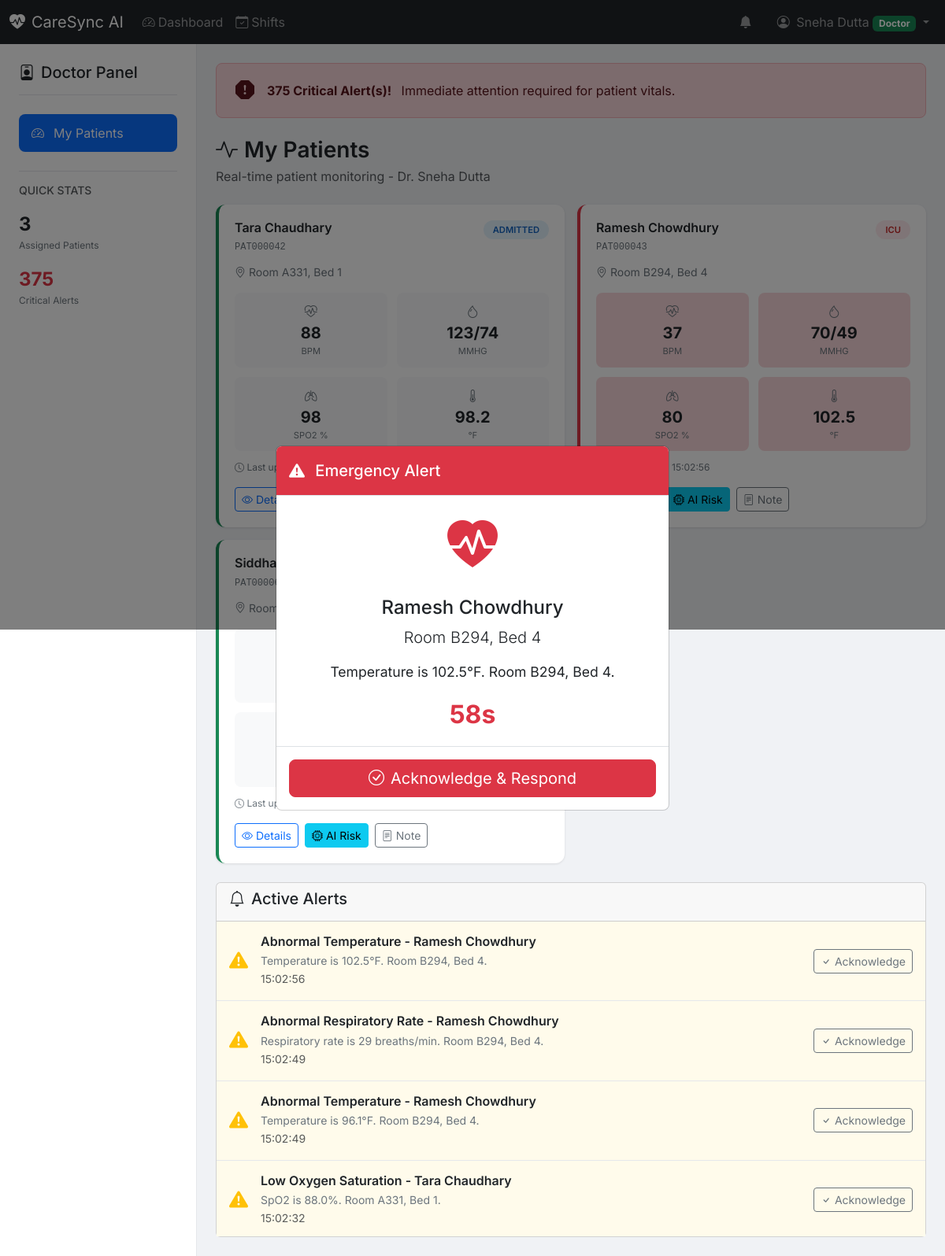
Screenshot of /doctor (signed in) with the database file from the repository.
### models.py (models this page shows, shortened)
class StaffMember(db.Model):
    __tablename__ = 'staff_members'
    id = db.Column(db.Integer, primary_key=True)
    staff_id = db.Column(db.String(50), unique=True, nullable=False)
    password_hash = db.Column(db.String(256), nullable=False)
    first_name = db.Column(db.String(100), nullable=False)
    last_name = db.Column(db.String(100), nullable=False)
    email = db.Column(db.String(120), unique=True, nullable=False)
    phone = db.Column(db.String(20), nullable=True)
    role = db.Column(db.String(20), nullable=False)  # 'admin', 'doctor', 'nurse'
    department = db.Column(db.String(100), nullable=True)
    specialization = db.Column(db.String(100), nullable=True)
    is_on_duty = db.Column(db.Boolean, default=False)
    is_active = db.Column(db.Boolean, default=True)
    created_at = db.Column(db.DateTime, default=datetime.now)
    updated_at = db.Column(db.DateTime, default=datetime.now, onupdate=datetime.now)
    @property
    def full_name(self):
        return f"{self.first_name} {self.last_name}"

class Patient(db.Model):
    __tablename__ = 'patients'
    id = db.Column(db.Integer, primary_key=True)
    patient_id = db.Column(db.String(50), unique=True, nullable=False)
    first_name = db.Column(db.String(100), nullable=False)
    last_name = db.Column(db.String(100), nullable=False)
    date_of_birth = db.Column(db.Date, nullable=False)
    gender = db.Column(db.String(10), nullable=False)
    blood_type = db.Column(db.String(5), nullable=True)
    phone = db.Column(db.String(20), nullable=True)
    email = db.Column(db.String(120), nullable=True)
    address = db.Column(db.Text, nullable=True)
    emergency_contact_name = db.Column(db.String(100), nullable=True)
    emergency_contact_phone = db.Column(db.String(20), nullable=True)
    room_number = db.Column(db.String(20), nullable=True)
    bed_number = db.Column(db.String(10), nullable=True)
    status = db.Column(db.String(20), default='admitted')  # admitted, discharged, emergency, icu
    admission_date = db.Column(db.DateTime, default=datetime.now)
    discharge_date = db.Column(db.DateTime, nullable=True)
    diagnosis = db.Column(db.Text, nullable=True)
    notes = db.Column(db.Text, nullable=True)
    assigned_doctor_id = db.Column(db.Integer, db.ForeignKey('staff_members.id'), nullable=True)
    assigned_nurse_id = db.Column(db.Integer, db.ForeignKey('staff_members.id'), nullable=True)
    created_at = db.Column(db.DateTime, default=datetime.now)
    updated_at = db.Column(db.DateTime, default=datetime.now, onupdate=datetime.now)
    assigned_doctor = db.relationship('StaffMember', foreign_keys=[assigned_doctor_id], backref='patients_as_doctor')
    assigned_nurse = db.relationship('StaffMember', foreign_keys=[assigned_nurse_id], backref='patients_as_nurse')
    vitals = db.relationship('VitalSign', backref='patient', lazy='dynamic', order_by='desc(VitalSign.recorded_at)')
    @property
    def full_name(self):
        return f"{self.first_name} {self.last_name}"
    @property
    def latest_vitals(self):
        return self.vitals.first()

class Alert(db.Model):
    __tablename__ = 'alerts'
    id = db.Column(db.Integer, primary_key=True)
    patient_id = db.Column(db.Integer, db.ForeignKey('patients.id'), nullable=False)
    vital_sign_id = db.Column(db.Integer, db.ForeignKey('vital_signs.id'), nullable=True)
    alert_type = db.Column(db.String(50), nullable=False)  # critical_vitals, emergency, medication_due
    severity = db.Column(db.String(20), default='warning')  # warning, critical, emergency
    title = db.Column(db.String(200), nullable=False)
    message = db.Column(db.Text, nullable=False)
    is_acknowledged = db.Column(db.Boolean, default=False)
    acknowledged_by_id = db.Column(db.Integer, db.ForeignKey('staff_members.id'), nullable=True)
    acknowledged_at = db.Column(db.DateTime, nullable=True)
    created_at = db.Column(db.DateTime, default=datetime.now)
    patient = db.relationship('Patient', backref='alerts')
    vital_sign = db.relationship('VitalSign', backref='alerts')
    acknowledged_by = db.relationship('StaffMember', backref='acknowledged_alerts')

### routes.py (the view)
@app.route('/doctor')
@staff_login_required
@role_required('doctor', 'admin')
def doctor_dashboard():
    staff = get_staff_user()
    if staff.role == 'admin':
        patients = Patient.query.filter(Patient.status != 'discharged').all()
        active_alerts = []
        critical_alerts = []
    else:
        patients = Patient.query.filter_by(assigned_doctor_id=staff.id).filter(Patient.status != 'discharged').all()
        if staff.is_on_duty:
            patient_ids = [p.id for p in patients]
            active_alerts = Alert.query.filter(
                Alert.patient_id.in_(patient_ids),
                Alert.is_acknowledged == False
            ).order_by(Alert.severity.desc(), Alert.created_at.desc()).all()
            critical_alerts = [a for a in active_alerts if a.severity == 'critical']
        else:
            active_alerts = []
            critical_alerts = []
    return render_template('doctor/dashboard.html',
        staff=staff,
        patients=patients,
        active_alerts=active_alerts,
        critical_alerts=critical_alerts
    )

### templates/doctor/dashboard.html (shortened to what this page needs)
{% extends "dashboard_base.html" %}
{% block sidebar %}
<div class="sidebar-content">
    <div class="sidebar-header">
        <h5><i class="bi bi-person-badge me-2"></i>Doctor Panel</h5>
    </div>
    <nav class="sidebar-nav">
        <a href="{{ url_for('doctor_dashboard') }}" class="nav-link active">
            <i class="bi bi-speedometer2"></i>My Patients
        </a>
    </nav>
    <div class="sidebar-section mt-4">
        <h6 class="text-muted text-uppercase small">Quick Stats</h6>
        <div class="quick-stat">
            <span>{{ patients|length }}</span>
            <label>Assigned Patients</label>
        </div>
        <div class="quick-stat">
            <span class="text-danger">{{ critical_alerts|length }}</span>
            <label>Critical Alerts</label>
        </div>
    </div>
</div>
{% endblock %}
{% block dashboard_content %}
{% if critical_alerts %}
<div class="alert alert-danger alert-banner mb-4">
    <div class="d-flex align-items-center">
        <i class="bi bi-exclamation-octagon-fill fs-4 me-3"></i>
        <div>
            <strong>{{ critical_alerts|length }} Critical Alert(s)!</strong>
            <span class="ms-2">Immediate attention required for patient vitals.</span>
        </div>
    </div>
</div>
{% endif %}
<div class="page-header">
    <h1><i class="bi bi-activity me-2"></i>My Patients</h1>
    <p class="text-muted">Real-time patient monitoring - Dr. {{ staff.full_name }}</p>
</div>
<div class="patients-grid" id="patientsGrid">
    {% for patient in patients %}
    <div class="patient-card patient-{{ patient.latest_vitals.status if patient.latest_vitals else 'normal' }}"
         data-patient-id="{{ patient.id }}">
        <div class="patient-header">
            <div class="patient-info">
                <h5>{{ patient.full_name }}</h5>
                <span class="patient-id">{{ patient.patient_id }}</span>
            </div>
            <span class="status-badge status-{{ patient.status }}">
                {{ patient.status|upper }}
            </span>
        </div>
        <div class="patient-location">
            <i class="bi bi-geo-alt"></i>
            Room {{ patient.room_number or '-' }}, Bed {{ patient.bed_number or '-' }}
        </div>
        {% if patient.latest_vitals %}
        <div class="vitals-grid">
            <div class="vital-item vital-{{ 'critical' if patient.latest_vitals.heart_rate and (patient.latest_vitals.heart_rate < 50 or patient.latest_vitals.heart_rate > 130) else 'warning' if patient.latest_vitals.heart_rate and (patient.latest_vitals.heart_rate < 60 or patient.latest_vitals.heart_rate > 100) else 'normal' }}">
                <i class="bi bi-heart-pulse"></i>
                <div class="vital-value" data-vital="heart_rate">{{ patient.latest_vitals.heart_rate|int if patient.latest_vitals.heart_rate else '--' }}</div>
                <div class="vital-label">bpm</div>
            </div>
            <div class="vital-item vital-{{ 'critical' if patient.latest_vitals.blood_pressure_systolic and (patient.latest_vitals.blood_pressure_systolic < 90 or patient.latest_vitals.blood_pressure_systolic > 160) else 'warning' if patient.latest_vitals.blood_pressure_systolic and (patient.latest_vitals.blood_pressure_systolic < 100 or patient.latest_vitals.blood_pressure_systolic > 140) else 'normal' }}">
                <i class="bi bi-droplet"></i>
                <div class="vital-value" data-vital="bp">{{ patient.latest_vitals.blood_pressure_systolic|int if patient.latest_vitals.blood_pressure_systolic else '--' }}/{{ patient.latest_vitals.blood_pressure_diastolic|int if patient.latest_vitals.blood_pressure_diastolic else '--' }}</div>
                <div class="vital-label">mmHg</div>
            </div>
            <div class="vital-item vital-{{ 'critical' if patient.latest_vitals.oxygen_saturation and patient.latest_vitals.oxygen_saturation < 90 else 'warning' if patient.latest_vitals.oxygen_saturation and patient.latest_vitals.oxygen_saturation < 95 else 'normal' }}">
                <i class="bi bi-lungs"></i>
                <div class="vital-value" data-vital="oxygen">{{ patient.latest_vitals.oxygen_saturation|int if patient.latest_vitals.oxygen_saturation else '--' }}</div>
                <div class="vital-label">SpO2 %</div>
            </div>
            <div class="vital-item vital-{{ 'critical' if patient.latest_vitals.temperature and (patient.latest_vitals.temperature < 96 or patient.latest_vitals.temperature > 102) else 'warning' if patient.latest_vitals.temperature and (patient.latest_vitals.temperature < 97 or patient.latest_vitals.temperature > 100) else 'normal' }}">
                <i class="bi bi-thermometer-half"></i>
                <div class="vital-value" data-vital="temperature">{{ '%.1f'|format(patient.latest_vitals.temperature) if patient.latest_vitals.temperature else '--' }}</div>
                <div class="vital-label">°F</div>
            </div>
        </div>
        <div class="vital-timestamp">
            <i class="bi bi-clock"></i>
            Last updated: <span data-vital="timestamp">{{ patient.latest_vitals.recorded_at.strftime('%H:%M:%S') }}</span>
        </div>
        {% else %}
        <div class="no-vitals">
            <i class="bi bi-exclamation-circle"></i>
            <p>No vital signs recorded</p>
        </div>
        {% endif %}
        <div class="patient-actions">
            <a href="{{ url_for('patient_detail', patient_id=patient.id) }}" class="btn btn-outline-primary btn-sm">
                <i class="bi bi-eye me-1"></i>Details
            </a>
            <a href="{{ url_for('patient_risk_analysis', patient_id=patient.id) }}" class="btn btn-info btn-sm">
                <i class="bi bi-cpu me-1"></i>AI Risk
            </a>
            <a href="{{ url_for('add_doctor_note', patient_id=patient.id) }}" class="btn btn-outline-secondary btn-sm">
                <i class="bi bi-file-text me-1"></i>Note
            </a>
        </div>
    </div>
    {% endfor %}
</div>
{% if active_alerts %}
<div class="card mt-4">
    <div class="card-header">
        <h5><i class="bi bi-bell me-2"></i>Active Alerts</h5>
    </div>
    <div class="card-body p-0">
        <div class="alert-list">
            {% for alert in active_alerts[:10] %}
            <div class="alert-item alert-{{ alert.severity }}" data-alert-id="{{ alert.id }}" data-patient-name="{{ alert.patient.full_name }}" data-room="{{ alert.patient.room_number }}" data-bed="{{ alert.patient.bed_number }}">
                <div class="alert-icon">
                    {% if alert.severity == 'critical' %}
                    <i class="bi bi-exclamation-octagon-fill"></i>
                    {% else %}
                    <i class="bi bi-exclamation-triangle-fill"></i>
                    {% endif %}
                </div>
                <div class="alert-content">
                    <h6>{{ alert.title }}</h6>
                    <p>{{ alert.message }}</p>
                    <small class="text-muted">{{ alert.created_at.strftime('%H:%M:%S') }}</small>
                </div>
                <form action="{{ url_for('acknowledge_alert', alert_id=alert.id) }}" method="POST">
                    <button type="submit" class="btn btn-sm btn-outline-secondary">
                        <i class="bi bi-check"></i> Acknowledge
                    </button>
                </form>
            </div>
            {% endfor %}
        </div>
    </div>
</div>
{% endif %}
{% endblock %}

### templates/dashboard_base.html (shortened to what this page needs)
{% extends "base.html" %}
{% block body_class %}dashboard-page{% endblock %}
{% block navbar %}
<nav class="navbar navbar-expand-lg navbar-dark bg-dark fixed-top">
    <div class="container-fluid">
        <a class="navbar-brand" href="{{ url_for('dashboard') }}">
            <i class="bi bi-heart-pulse-fill me-2"></i>CareSync AI
        </a>
        <div class="collapse navbar-collapse" id="navbarNav">
            <ul class="navbar-nav me-auto">
                {% if staff.role == 'admin' %}
                <li class="nav-item">
                    <a class="nav-link" href="{{ url_for('admin_dashboard') }}">
                        <i class="bi bi-speedometer2 me-1"></i>Dashboard
                    </a>
                </li>
                <li class="nav-item">
                    <a class="nav-link" href="{{ url_for('admin_users') }}">
                        <i class="bi bi-people me-1"></i>Staff
                    </a>
                </li>
                <li class="nav-item">
                    <a class="nav-link" href="{{ url_for('admin_patients') }}">
                        <i class="bi bi-person-heart me-1"></i>Patients
                    </a>
                </li>
                <li class="nav-item">
                    <a class="nav-link" href="{{ url_for('doctor_dashboard') }}">
                        <i class="bi bi-activity me-1"></i>Doctor View
                    </a>
                </li>
                <li class="nav-item">
                    <a class="nav-link" href="{{ url_for('nurse_dashboard') }}">
                        <i class="bi bi-clipboard2-pulse me-1"></i>Nurse View
                    </a>
                </li>
                {% elif staff.role == 'doctor' %}
                <li class="nav-item">
                    <a class="nav-link" href="{{ url_for('doctor_dashboard') }}">
                        <i class="bi bi-speedometer2 me-1"></i>Dashboard
                    </a>
                </li>
                {% elif staff.role == 'nurse' %}
                <li class="nav-item">
                    <a class="nav-link" href="{{ url_for('nurse_dashboard') }}">
                        <i class="bi bi-speedometer2 me-1"></i>Dashboard
                    </a>
                </li>
                {% endif %}
                <li class="nav-item">
                    <a class="nav-link" href="{{ url_for('shift_management') }}">
                        <i class="bi bi-calendar-check me-1"></i>Shifts
                    </a>
                </li>
            </ul>
            <ul class="navbar-nav">
                <li class="nav-item me-3">
                    <span class="nav-link" id="alertIndicator">
                        <i class="bi bi-bell-fill"></i>
                    </span>
                </li>
                <li class="nav-item dropdown">
                    <a class="nav-link dropdown-toggle" href="#" role="button" data-bs-toggle="dropdown">
                        <i class="bi bi-person-circle me-1"></i>
                        {{ staff.full_name }}
                        <span class="badge bg-{{ 'primary' if staff.role == 'admin' else 'success' if staff.role == 'doctor' else 'info' }}">
                            {{ staff.role|title }}
                        </span>
                    </a>
                </li>
            </ul>
        </div>
    </div>
</nav>
{% endblock %}
{% block content %}
<div class="dashboard-container">
    <div class="sidebar d-none d-lg-block">
        {% block sidebar %}{% endblock %}
    </div>
    <main class="main-content">
        {% block dashboard_content %}{% endblock %}
    </main>
</div>
{% endblock %}

### rows the page displays
StaffMember: full_name "Sneha Dutta", role "Doctor"
Patient: full_name "Tara Chaudhary", patient_id "PAT000042", status "ADMITTED", room_number "A331", bed_number "1", latest_vitals.heart_rate "88", latest_vitals.blood_pressure_systolic "123", latest_vitals.blood_pressure_diastolic "74", latest_vitals.oxygen_saturation "98", latest_vitals "98.2"
Patient: full_name "Ramesh Chowdhury", patient_id "PAT000043", status "ICU", room_number "B294", bed_number "4", latest_vitals.heart_rate "37", latest_vitals.blood_pressure_systolic "70", latest_vitals.blood_pressure_diastolic "49", latest_vitals.oxygen_saturation "80", latest_vitals "102.5", latest_vitals.recorded_at "15:02:56"
Patient: full_name "Siddharth…", patient_id "PAT000063"
Alert: title "Abnormal Temperature - Ramesh Chowdhury", message "Temperature is 96.1°F. Room B294, Bed 4.", created_at "15:02:49"

### other values shown
{{ patients|length }} "3"
{{ critical_alerts|length }} "375"
{{ alert.title }} "Abnormal Temperature - Ramesh Chowdhury" "Abnormal Respiratory Rate - Ramesh Chowdhury" "Low Oxygen Saturation - Tara Chaudhary"
{{ alert.message }} "Temperature is 102.5°F. Room B294, Bed 4." "Respiratory rate is 29 breaths/min. Room B294, Bed 4." "SpO2 is 88.0%. Room A331, Bed 1."
{{ alert.created_at.strftime('%H:%M:%S') }} "15:02:56" "15:02:49" "15:02:32"
